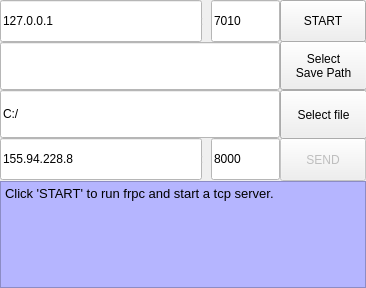
<?xml version="1.0" encoding="UTF-8"?>
<ui version="4.0">
 <class>filereceiver</class>
 <widget class="QWidget" name="filereceiver">
  <property name="geometry">
   <rect>
    <x>0</x>
    <y>0</y>
    <width>366</width>
    <height>288</height>
   </rect>
  </property>
  <property name="windowTitle">
   <string>filereceiver</string>
  </property>
  <widget class="QPushButton" name="push_button_SEND">
   <property name="enabled">
    <bool>false</bool>
   </property>
   <property name="geometry">
    <rect>
     <x>280</x>
     <y>138</y>
     <width>86</width>
     <height>43</height>
    </rect>
   </property>
   <property name="styleSheet">
    <string notr="true">font: 14pt &quot;Consolas&quot;;</string>
   </property>
   <property name="text">
    <string>SEND</string>
   </property>
  </widget>
  <widget class="QLineEdit" name="lineEdit_filePath_to_save">
   <property name="enabled">
    <bool>false</bool>
   </property>
   <property name="geometry">
    <rect>
     <x>0</x>
     <y>42</y>
     <width>280</width>
     <height>48</height>
    </rect>
   </property>
   <property name="styleSheet">
    <string notr="true">font: 12pt &quot;Consolas&quot;;
background-color: rgb(255, 255, 255);


color: rgb(0, 0, 0);
</string>
   </property>
   <property name="text">
    <string/>
   </property>
  </widget>
  <widget class="QLineEdit" name="lineEdit_local_ipaddr">
   <property name="enabled">
    <bool>false</bool>
   </property>
   <property name="geometry">
    <rect>
     <x>0</x>
     <y>0</y>
     <width>202</width>
     <height>42</height>
    </rect>
   </property>
   <property name="styleSheet">
    <string notr="true">font: 18pt &quot;Consolas&quot;;
background-color: rgb(255, 255, 255);
color: rgb(0, 0, 0);
</string>
   </property>
   <property name="text">
    <string>127.0.0.1</string>
   </property>
  </widget>
  <widget class="QPushButton" name="push_button_setPathtoSave">
   <property name="geometry">
    <rect>
     <x>280</x>
     <y>41</y>
     <width>87</width>
     <height>49</height>
    </rect>
   </property>
   <property name="toolTip">
    <string/>
   </property>
   <property name="whatsThis">
    <string/>
   </property>
   <property name="styleSheet">
    <string notr="true">font: 12pt &quot;Consolas&quot;;</string>
   </property>
   <property name="text">
    <string>Select
Save Path</string>
   </property>
  </widget>
  <widget class="QPushButton" name="push_button_startFrpAndListen">
   <property name="geometry">
    <rect>
     <x>280</x>
     <y>0</y>
     <width>86</width>
     <height>42</height>
    </rect>
   </property>
   <property name="styleSheet">
    <string notr="true">font: 12pt &quot;Consolas&quot;;</string>
   </property>
   <property name="text">
    <string>START</string>
   </property>
  </widget>
  <widget class="QLineEdit" name="lineEdit_local_port">
   <property name="geometry">
    <rect>
     <x>211</x>
     <y>0</y>
     <width>69</width>
     <height>42</height>
    </rect>
   </property>
   <property name="styleSheet">
    <string notr="true">font: 18pt &quot;Consolas&quot;;
background-color: rgb(255, 255, 255);
color: rgb(0, 0, 0);
</string>
   </property>
   <property name="text">
    <string>7010</string>
   </property>
  </widget>
  <widget class="QLabel" name="label">
   <property name="enabled">
    <bool>false</bool>
   </property>
   <property name="geometry">
    <rect>
     <x>200</x>
     <y>0</y>
     <width>16</width>
     <height>42</height>
    </rect>
   </property>
   <property name="styleSheet">
    <string notr="true">font: 18pt &quot;Consolas&quot;;</string>
   </property>
   <property name="text">
    <string>:</string>
   </property>
  </widget>
  <widget class="QPushButton" name="push_button_selectFiletoSend">
   <property name="geometry">
    <rect>
     <x>280</x>
     <y>90</y>
     <width>87</width>
     <height>49</height>
    </rect>
   </property>
   <property name="styleSheet">
    <string notr="true">font: 10pt &quot;Consolas&quot;;</string>
   </property>
   <property name="text">
    <string>Select file</string>
   </property>
  </widget>
  <widget class="QLineEdit" name="lineEdit_filePath_selected_file_path">
   <property name="enabled">
    <bool>false</bool>
   </property>
   <property name="geometry">
    <rect>
     <x>0</x>
     <y>90</y>
     <width>280</width>
     <height>48</height>
    </rect>
   </property>
   <property name="styleSheet">
    <string notr="true">font: 12pt &quot;Consolas&quot;;
background-color: rgb(255, 255, 255);


color: rgb(0, 0, 0);
</string>
   </property>
   <property name="text">
    <string>C:/</string>
   </property>
  </widget>
  <widget class="QLineEdit" name="lineEdit_remote_ipaddr">
   <property name="enabled">
    <bool>false</bool>
   </property>
   <property name="geometry">
    <rect>
     <x>0</x>
     <y>138</y>
     <width>202</width>
     <height>42</height>
    </rect>
   </property>
   <property name="styleSheet">
    <string notr="true">font: 18pt &quot;Consolas&quot;;
background-color: rgb(255, 255, 255);
color: rgb(0, 0, 0);
</string>
   </property>
   <property name="text">
    <string>155.94.228.8</string>
   </property>
  </widget>
  <widget class="QLineEdit" name="lineEdit_remote_port">
   <property name="enabled">
    <bool>false</bool>
   </property>
   <property name="geometry">
    <rect>
     <x>211</x>
     <y>138</y>
     <width>69</width>
     <height>42</height>
    </rect>
   </property>
   <property name="styleSheet">
    <string notr="true">font: 18pt &quot;Consolas&quot;;
background-color: rgb(255, 255, 255);
color: rgb(0, 0, 0);
</string>
   </property>
   <property name="text">
    <string>8000</string>
   </property>
  </widget>
  <widget class="QLabel" name="label_2">
   <property name="enabled">
    <bool>false</bool>
   </property>
   <property name="geometry">
    <rect>
     <x>200</x>
     <y>138</y>
     <width>16</width>
     <height>42</height>
    </rect>
   </property>
   <property name="styleSheet">
    <string notr="true">font: 18pt &quot;Consolas&quot;;</string>
   </property>
   <property name="text">
    <string>:</string>
   </property>
  </widget>
  <widget class="QTextEdit" name="lineEdit_log">
   <property name="enabled">
    <bool>true</bool>
   </property>
   <property name="geometry">
    <rect>
     <x>0</x>
     <y>181</y>
     <width>366</width>
     <height>107</height>
    </rect>
   </property>
   <property name="styleSheet">
    <string notr="true">font: 10pt &quot;Consolas&quot;;
background-color: rgb(181, 181, 255);
color: rgb(0, 0, 0);
</string>
   </property>
   <property name="html">
    <string>&lt;!DOCTYPE HTML PUBLIC &quot;-//W3C//DTD HTML 4.0//EN&quot; &quot;http://www.w3.org/TR/REC-html40/strict.dtd&quot;&gt;
&lt;html&gt;&lt;head&gt;&lt;meta name=&quot;qrichtext&quot; content=&quot;1&quot; /&gt;&lt;style type=&quot;text/css&quot;&gt;
p, li { white-space: pre-wrap; }
&lt;/style&gt;&lt;/head&gt;&lt;body style=&quot; font-family:'Consolas'; font-size:10pt; font-weight:400; font-style:normal;&quot;&gt;
&lt;p style=&quot; margin-top:0px; margin-bottom:0px; margin-left:0px; margin-right:0px; -qt-block-indent:0; text-indent:0px;&quot;&gt;Click 'START' to run frpc and start a tcp server.&lt;/p&gt;&lt;/body&gt;&lt;/html&gt;</string>
   </property>
  </widget>
 </widget>
 <resources/>
 <connections/>
</ui>
